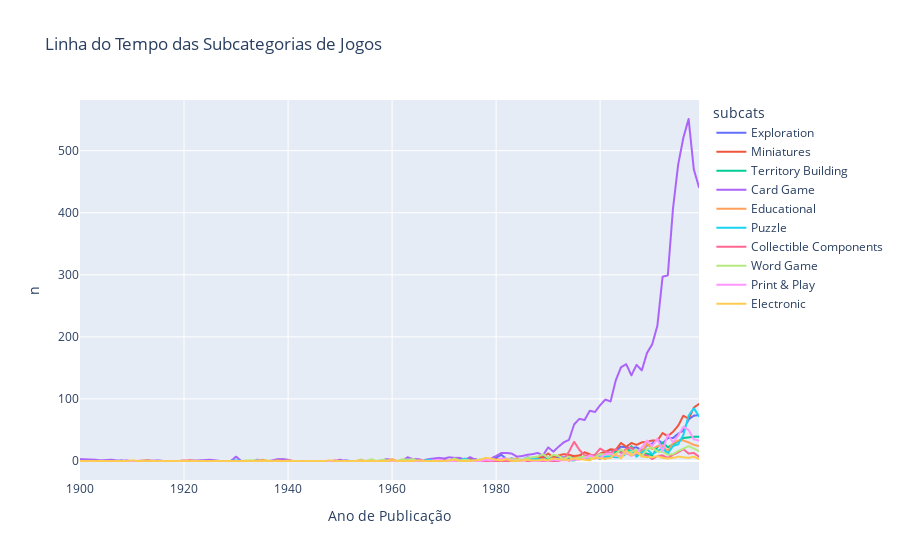

The cell this chart's notebook holds for it:
### Code cell
df_long_sub = games_subcat.melt(id_vars = 'YearPublished',
                            value_vars = ['Exploration', 'Miniatures', 'Territory Building', 'Card Game',
                                        'Educational', 'Puzzle', 'Collectible Components', 'Word Game',
                                        'Print & Play', 'Electronic'],
                            var_name = 'subcats',
                            value_name = 'n')

fig2 = px.line(df_long_sub, x='YearPublished', y='n', color='subcats', 
              title='Linha do Tempo das Subcategorias de Jogos',
              labels={'YearPublished': 'Ano de Publicação', 'Count': 'Quantidade de Jogos'})

fig2.show()

### Figure 1 — Plotly figure (JSON) as saved in the notebook; plotly's stock layout.template omitted (floating-point values rounded to 4 significant figures)
{"data": [{"hovertemplate": "subcats=Exploration<br>Ano de Publicação=%{x}<br>n=%{y}<extra></extra>", "legendgroup": "Exploration", "line": {"color": "#636efa", "dash": "solid"}, "marker": {"symbol": "circle"}, "mode": "lines", "name": "Exploration", "showlegend": true, "type": "scattergl", "x": [1900, 1903, 1904, 1906, 1908, 1909, 1910, 1911, 1913, 1915, 1916, 1919, 1920, 1921, 1925, 1927, 1929, 1930, 1931, 1932, 1933, 1934, 1935, 1936, 1937, 1938, 1939, 1940, 1941, 1942, 1943, 1945, 1946, 1947, 1948, 1949, 1950, 1951, 1952, 1953, 1954, 1955, 1956, 1957, 1958, 1959, 1960, 1961, 1962, 1963, 1964, 1965, 1966, 1967, 1968, 1969, 1970, 1971, 1972, 1973, 1974, 1975, 1976, 1977, 1978, 1979, 1980, 1981, 1982, 1983, 1984, 1985, 1986, 1987, 1988, 1989, 1990, 1991, 1992, 1993, 1994, 1995, 1996, 1997, 1998, 1999, 2000, 2001, 2002, 2003, 2004, 2005, 2006, 2007, 2008, 2009, 2010, 2011, 2012, 2013, 2014, 2015, 2016, 2017, 2018, 2019], "xaxis": "x", "y": [0, 0, 0, 0, 1, 0, 0, 0, 0, 0, 0, 0, 0, 0, 0, 0, 0, 0, 0, 0, 0, 0, 0, 0, 0, 0, 0, 0, 0, 0, 0, 0, 0, 0, 0, 0, 0, 1, 0, 0, 0, 0, 0, 0, 0, 0, 0, 0, 0, 0, 1, 0, 1, 1, 0, 0, 1, 1, 1, 1, 0, 3, 3, 0, 4, 4, 5, 10, 3, 4, 3, 2, 6, 5, 3, 6, 6, 7, 6, 6, 5, 6, 9, 4, 6, 7, 3, 15, 18, 16, 23, 22, 21, 22, 17, 25, 28, 35, 28, 37, 37, 44, 49, 67, 73, 74], "yaxis": "y"}, {"hovertemplate": "subcats=Miniatures<br>Ano de Publicação=%{x}<br>n=%{y}<extra></extra>", "legendgroup": "Miniatures", "line": {"color": "#EF553B", "dash": "solid"}, "marker": {"symbol": "circle"}, "mode": "lines", "name": "Miniatures", "showlegend": true, "type": "scattergl", "x": [1900, 1903, 1904, 1906, 1908, 1909, 1910, 1911, 1913, 1915, 1916, 1919, 1920, 1921, 1925, 1927, 1929, 1930, 1931, 1932, 1933, 1934, 1935, 1936, 1937, 1938, 1939, 1940, 1941, 1942, 1943, 1945, 1946, 1947, 1948, 1949, 1950, 1951, 1952, 1953, 1954, 1955, 1956, 1957, 1958, 1959, 1960, 1961, 1962, 1963, 1964, 1965, 1966, 1967, 1968, 1969, 1970, 1971, 1972, 1973, 1974, 1975, 1976, 1977, 1978, 1979, 1980, 1981, 1982, 1983, 1984, 1985, 1986, 1987, 1988, 1989, 1990, 1991, 1992, 1993, 1994, 1995, 1996, 1997, 1998, 1999, 2000, 2001, 2002, 2003, 2004, 2005, 2006, 2007, 2008, 2009, 2010, 2011, 2012, 2013, 2014, 2015, 2016, 2017, 2018, 2019], "xaxis": "x", "y": [0, 0, 0, 0, 0, 0, 0, 0, 1, 0, 0, 0, 0, 1, 0, 0, 0, 0, 0, 0, 0, 0, 0, 0, 0, 0, 0, 1, 0, 0, 0, 0, 0, 0, 0, 0, 0, 0, 0, 0, 0, 0, 0, 0, 0, 0, 0, 0, 1, 0, 0, 0, 0, 1, 0, 0, 0, 1, 0, 2, 0, 3, 1, 2, 3, 2, 3, 3, 2, 3, 0, 2, 5, 4, 6, 6, 12, 6, 9, 11, 10, 8, 9, 14, 11, 6, 12, 15, 19, 18, 29, 23, 29, 26, 30, 31, 33, 33, 45, 40, 47, 57, 73, 68, 86, 92], "yaxis": "y"}, {"hovertemplate": "subcats=Territory Building<br>Ano de Publicação=%{x}<br>n=%{y}<extra></extra>", "legendgroup": "Territory Building", "line": {"color": "#00cc96", "dash": "solid"}, "marker": {"symbol": "circle"}, "mode": "lines", "name": "Territory Building", "showlegend": true, "type": "scattergl", "x": [1900, 1903, 1904, 1906, 1908, 1909, 1910, 1911, 1913, 1915, 1916, 1919, 1920, 1921, 1925, 1927, 1929, 1930, 1931, 1932, 1933, 1934, 1935, 1936, 1937, 1938, 1939, 1940, 1941, 1942, 1943, 1945, 1946, 1947, 1948, 1949, 1950, 1951, 1952, 1953, 1954, 1955, 1956, 1957, 1958, 1959, 1960, 1961, 1962, 1963, 1964, 1965, 1966, 1967, 1968, 1969, 1970, 1971, 1972, 1973, 1974, 1975, 1976, 1977, 1978, 1979, 1980, 1981, 1982, 1983, 1984, 1985, 1986, 1987, 1988, 1989, 1990, 1991, 1992, 1993, 1994, 1995, 1996, 1997, 1998, 1999, 2000, 2001, 2002, 2003, 2004, 2005, 2006, 2007, 2008, 2009, 2010, 2011, 2012, 2013, 2014, 2015, 2016, 2017, 2018, 2019], "xaxis": "x", "y": [0, 0, 0, 0, 0, 0, 0, 0, 0, 0, 0, 0, 0, 0, 0, 0, 0, 0, 0, 0, 0, 0, 0, 0, 0, 0, 0, 0, 0, 0, 0, 0, 0, 0, 0, 0, 0, 0, 0, 0, 0, 0, 0, 0, 0, 1, 0, 0, 0, 0, 1, 0, 0, 1, 1, 0, 1, 0, 1, 0, 0, 0, 0, 0, 2, 1, 0, 1, 0, 1, 0, 1, 5, 1, 0, 0, 4, 1, 0, 2, 1, 1, 3, 3, 2, 9, 5, 5, 6, 15, 15, 12, 24, 10, 11, 12, 9, 22, 30, 22, 27, 32, 37, 38, 39, 39], "yaxis": "y"}, {"hovertemplate": "subcats=Card Game<br>Ano de Publicação=%{x}<br>n=%{y}<extra></extra>", "legendgroup": "Card Game", "line": {"color": "#ab63fa", "dash": "solid"}, "marker": {"symbol": "circle"}, "mode": "lines", "name": "Card Game", "showlegend": true, "type": "scattergl", "x": [1900, 1903, 1904, 1906, 1908, 1909, 1910, 1911, 1913, 1915, 1916, 1919, 1920, 1921, 1925, 1927, 1929, 1930, 1931, 1932, 1933, 1934, 1935, 1936, 1937, 1938, 1939, 1940, 1941, 1942, 1943, 1945, 1946, 1947, 1948, 1949, 1950, 1951, 1952, 1953, 1954, 1955, 1956, 1957, 1958, 1959, 1960, 1961, 1962, 1963, 1964, 1965, 1966, 1967, 1968, 1969, 1970, 1971, 1972, 1973, 1974, 1975, 1976, 1977, 1978, 1979, 1980, 1981, 1982, 1983, 1984, 1985, 1986, 1987, 1988, 1989, 1990, 1991, 1992, 1993, 1994, 1995, 1996, 1997, 1998, 1999, 2000, 2001, 2002, 2003, 2004, 2005, 2006, 2007, 2008, 2009, 2010, 2011, 2012, 2013, 2014, 2015, 2016, 2017, 2018, 2019], "xaxis": "x", "y": [3, 2, 1, 2, 0, 1, 0, 0, 0, 1, 0, 0, 0, 0, 2, 0, 0, 7, 0, 1, 0, 2, 1, 0, 1, 3, 3, 2, 0, 0, 0, 0, 0, 0, 0, 0, 2, 0, 0, 0, 2, 0, 2, 0, 1, 3, 2, 0, 1, 6, 3, 3, 1, 3, 4, 5, 4, 6, 5, 5, 2, 6, 2, 2, 5, 4, 8, 13, 13, 12, 7, 8, 10, 11, 13, 9, 22, 15, 23, 30, 34, 59, 68, 66, 81, 79, 90, 99, 96, 130, 151, 156, 138, 155, 146, 174, 188, 218, 297, 299, 407, 478, 521, 551, 470, 441], "yaxis": "y"}, {"hovertemplate": "subcats=Educational<br>Ano de Publicação=%{x}<br>n=%{y}<extra></extra>", "legendgroup": "Educational", "line": {"color": "#FFA15A", "dash": "solid"}, "marker": {"symbol": "circle"}, "mode": "lines", "name": "Educational", "showlegend": true, "type": "scattergl", "x": [1900, 1903, 1904, 1906, 1908, 1909, 1910, 1911, 1913, 1915, 1916, 1919, 1920, 1921, 1925, 1927, 1929, 1930, 1931, 1932, 1933, 1934, 1935, 1936, 1937, 1938, 1939, 1940, 1941, 1942, 1943, 1945, 1946, 1947, 1948, 1949, 1950, 1951, 1952, 1953, 1954, 1955, 1956, 1957, 1958, 1959, 1960, 1961, 1962, 1963, 1964, 1965, 1966, 1967, 1968, 1969, 1970, 1971, 1972, 1973, 1974, 1975, 1976, 1977, 1978, 1979, 1980, 1981, 1982, 1983, 1984, 1985, 1986, 1987, 1988, 1989, 1990, 1991, 1992, 1993, 1994, 1995, 1996, 1997, 1998, 1999, 2000, 2001, 2002, 2003, 2004, 2005, 2006, 2007, 2008, 2009, 2010, 2011, 2012, 2013, 2014, 2015, 2016, 2017, 2018, 2019], "xaxis": "x", "y": [0, 0, 0, 0, 0, 0, 1, 0, 0, 0, 0, 0, 0, 0, 0, 0, 0, 0, 0, 0, 0, 0, 2, 1, 0, 1, 0, 1, 0, 0, 0, 0, 0, 0, 0, 0, 0, 0, 0, 0, 2, 0, 2, 0, 0, 1, 3, 0, 0, 1, 1, 1, 1, 1, 0, 0, 1, 0, 2, 1, 2, 1, 0, 0, 3, 1, 0, 2, 2, 3, 4, 0, 3, 4, 3, 3, 1, 1, 2, 5, 0, 5, 6, 3, 5, 4, 6, 3, 12, 9, 8, 11, 14, 17, 15, 28, 19, 24, 24, 16, 29, 33, 33, 30, 26, 24], "yaxis": "y"}, {"hovertemplate": "subcats=Puzzle<br>Ano de Publicação=%{x}<br>n=%{y}<extra></extra>", "legendgroup": "Puzzle", "line": {"color": "#19d3f3", "dash": "solid"}, "marker": {"symbol": "circle"}, "mode": "lines", "name": "Puzzle", "showlegend": true, "type": "scattergl", "x": [1900, 1903, 1904, 1906, 1908, 1909, 1910, 1911, 1913, 1915, 1916, 1919, 1920, 1921, 1925, 1927, 1929, 1930, 1931, 1932, 1933, 1934, 1935, 1936, 1937, 1938, 1939, 1940, 1941, 1942, 1943, 1945, 1946, 1947, 1948, 1949, 1950, 1951, 1952, 1953, 1954, 1955, 1956, 1957, 1958, 1959, 1960, 1961, 1962, 1963, 1964, 1965, 1966, 1967, 1968, 1969, 1970, 1971, 1972, 1973, 1974, 1975, 1976, 1977, 1978, 1979, 1980, 1981, 1982, 1983, 1984, 1985, 1986, 1987, 1988, 1989, 1990, 1991, 1992, 1993, 1994, 1995, 1996, 1997, 1998, 1999, 2000, 2001, 2002, 2003, 2004, 2005, 2006, 2007, 2008, 2009, 2010, 2011, 2012, 2013, 2014, 2015, 2016, 2017, 2018, 2019], "xaxis": "x", "y": [0, 0, 0, 0, 0, 0, 0, 0, 0, 0, 0, 0, 0, 0, 0, 0, 0, 1, 0, 0, 0, 0, 0, 0, 0, 0, 0, 0, 0, 0, 0, 0, 0, 0, 0, 0, 0, 0, 0, 0, 0, 0, 1, 0, 2, 0, 0, 0, 0, 1, 0, 0, 0, 2, 1, 1, 0, 1, 2, 1, 4, 1, 0, 2, 2, 0, 2, 3, 3, 3, 1, 1, 3, 4, 3, 2, 1, 4, 1, 1, 2, 2, 2, 5, 5, 8, 7, 7, 7, 6, 6, 12, 17, 7, 14, 19, 11, 16, 21, 12, 24, 27, 42, 73, 85, 72], "yaxis": "y"}, {"hovertemplate": "subcats=Collectible Components<br>Ano de Publicação=%{x}<br>n=%{y}<extra></extra>", "legendgroup": "Collectible Components", "line": {"color": "#FF6692", "dash": "solid"}, "marker": {"symbol": "circle"}, "mode": "lines", "name": "Collectible Components", "showlegend": true, "type": "scattergl", "x": [1900, 1903, 1904, 1906, 1908, 1909, 1910, 1911, 1913, 1915, 1916, 1919, 1920, 1921, 1925, 1927, 1929, 1930, 1931, 1932, 1933, 1934, 1935, 1936, 1937, 1938, 1939, 1940, 1941, 1942, 1943, 1945, 1946, 1947, 1948, 1949, 1950, 1951, 1952, 1953, 1954, 1955, 1956, 1957, 1958, 1959, 1960, 1961, 1962, 1963, 1964, 1965, 1966, 1967, 1968, 1969, 1970, 1971, 1972, 1973, 1974, 1975, 1976, 1977, 1978, 1979, 1980, 1981, 1982, 1983, 1984, 1985, 1986, 1987, 1988, 1989, 1990, 1991, 1992, 1993, 1994, 1995, 1996, 1997, 1998, 1999, 2000, 2001, 2002, 2003, 2004, 2005, 2006, 2007, 2008, 2009, 2010, 2011, 2012, 2013, 2014, 2015, 2016, 2017, 2018, 2019], "xaxis": "x", "y": [0, 0, 0, 0, 0, 0, 0, 0, 0, 0, 0, 0, 1, 0, 0, 0, 0, 0, 0, 0, 0, 0, 0, 0, 0, 0, 0, 0, 0, 0, 0, 0, 0, 0, 0, 1, 0, 0, 0, 0, 0, 0, 0, 0, 0, 0, 0, 0, 0, 0, 0, 0, 0, 0, 0, 0, 1, 0, 0, 0, 1, 0, 0, 0, 0, 0, 0, 0, 0, 0, 0, 1, 0, 0, 0, 0, 0, 0, 0, 2, 15, 31, 18, 9, 9, 10, 20, 15, 13, 19, 13, 19, 22, 12, 11, 9, 3, 8, 9, 5, 10, 14, 19, 12, 13, 7], "yaxis": "y"}, {"hovertemplate": "subcats=Word Game<br>Ano de Publicação=%{x}<br>n=%{y}<extra></extra>", "legendgroup": "Word Game", "line": {"color": "#B6E880", "dash": "solid"}, "marker": {"symbol": "circle"}, "mode": "lines", "name": "Word Game", "showlegend": true, "type": "scattergl", "x": [1900, 1903, 1904, 1906, 1908, 1909, 1910, 1911, 1913, 1915, 1916, 1919, 1920, 1921, 1925, 1927, 1929, 1930, 1931, 1932, 1933, 1934, 1935, 1936, 1937, 1938, 1939, 1940, 1941, 1942, 1943, 1945, 1946, 1947, 1948, 1949, 1950, 1951, 1952, 1953, 1954, 1955, 1956, 1957, 1958, 1959, 1960, 1961, 1962, 1963, 1964, 1965, 1966, 1967, 1968, 1969, 1970, 1971, 1972, 1973, 1974, 1975, 1976, 1977, 1978, 1979, 1980, 1981, 1982, 1983, 1984, 1985, 1986, 1987, 1988, 1989, 1990, 1991, 1992, 1993, 1994, 1995, 1996, 1997, 1998, 1999, 2000, 2001, 2002, 2003, 2004, 2005, 2006, 2007, 2008, 2009, 2010, 2011, 2012, 2013, 2014, 2015, 2016, 2017, 2018, 2019], "xaxis": "x", "y": [0, 0, 0, 0, 0, 0, 1, 0, 0, 0, 0, 0, 0, 0, 0, 0, 0, 0, 0, 1, 1, 1, 0, 1, 0, 0, 0, 0, 0, 0, 0, 0, 0, 0, 1, 0, 0, 0, 0, 0, 1, 0, 3, 0, 2, 1, 0, 0, 3, 2, 3, 0, 0, 0, 1, 2, 0, 1, 4, 1, 2, 1, 1, 3, 4, 1, 2, 2, 4, 3, 2, 2, 5, 6, 7, 11, 5, 10, 8, 3, 7, 3, 6, 7, 5, 6, 11, 11, 10, 11, 19, 11, 15, 18, 8, 19, 22, 15, 15, 10, 11, 16, 20, 24, 20, 16], "yaxis": "y"}, {"hovertemplate": "subcats=Print & Play<br>Ano de Publicação=%{x}<br>n=%{y}<extra></extra>", "legendgroup": "Print & Play", "line": {"color": "#FF97FF", "dash": "solid"}, "marker": {"symbol": "circle"}, "mode": "lines", "name": "Print & Play", "showlegend": true, "type": "scattergl", "x": [1900, 1903, 1904, 1906, 1908, 1909, 1910, 1911, 1913, 1915, 1916, 1919, 1920, 1921, 1925, 1927, 1929, 1930, 1931, 1932, 1933, 1934, 1935, 1936, 1937, 1938, 1939, 1940, 1941, 1942, 1943, 1945, 1946, 1947, 1948, 1949, 1950, 1951, 1952, 1953, 1954, 1955, 1956, 1957, 1958, 1959, 1960, 1961, 1962, 1963, 1964, 1965, 1966, 1967, 1968, 1969, 1970, 1971, 1972, 1973, 1974, 1975, 1976, 1977, 1978, 1979, 1980, 1981, 1982, 1983, 1984, 1985, 1986, 1987, 1988, 1989, 1990, 1991, 1992, 1993, 1994, 1995, 1996, 1997, 1998, 1999, 2000, 2001, 2002, 2003, 2004, 2005, 2006, 2007, 2008, 2009, 2010, 2011, 2012, 2013, 2014, 2015, 2016, 2017, 2018, 2019], "xaxis": "x", "y": [0, 0, 0, 0, 0, 0, 0, 0, 0, 0, 0, 0, 0, 0, 0, 0, 0, 0, 0, 0, 0, 0, 0, 0, 0, 0, 0, 0, 0, 0, 0, 0, 0, 0, 0, 0, 0, 0, 0, 0, 0, 0, 0, 0, 0, 0, 0, 0, 0, 0, 0, 0, 0, 0, 1, 2, 0, 0, 0, 0, 0, 0, 0, 0, 2, 1, 2, 4, 4, 1, 0, 0, 2, 0, 0, 1, 0, 2, 1, 1, 1, 2, 2, 4, 9, 6, 5, 11, 12, 8, 9, 13, 8, 13, 22, 33, 24, 36, 16, 43, 30, 41, 55, 50, 35, 33], "yaxis": "y"}, {"hovertemplate": "subcats=Electronic<br>Ano de Publicação=%{x}<br>n=%{y}<extra></extra>", "legendgroup": "Electronic", "line": {"color": "#FECB52", "dash": "solid"}, "marker": {"symbol": "circle"}, "mode": "lines", "name": "Electronic", "showlegend": true, "type": "scattergl", "x": [1900, 1903, 1904, 1906, 1908, 1909, 1910, 1911, 1913, 1915, 1916, 1919, 1920, 1921, 1925, 1927, 1929, 1930, 1931, 1932, 1933, 1934, 1935, 1936, 1937, 1938, 1939, 1940, 1941, 1942, 1943, 1945, 1946, 1947, 1948, 1949, 1950, 1951, 1952, 1953, 1954, 1955, 1956, 1957, 1958, 1959, 1960, 1961, 1962, 1963, 1964, 1965, 1966, 1967, 1968, 1969, 1970, 1971, 1972, 1973, 1974, 1975, 1976, 1977, 1978, 1979, 1980, 1981, 1982, 1983, 1984, 1985, 1986, 1987, 1988, 1989, 1990, 1991, 1992, 1993, 1994, 1995, 1996, 1997, 1998, 1999, 2000, 2001, 2002, 2003, 2004, 2005, 2006, 2007, 2008, 2009, 2010, 2011, 2012, 2013, 2014, 2015, 2016, 2017, 2018, 2019], "xaxis": "x", "y": [0, 0, 0, 0, 0, 0, 1, 0, 0, 0, 0, 0, 0, 0, 0, 0, 0, 0, 0, 0, 0, 0, 0, 0, 0, 0, 0, 0, 0, 0, 0, 0, 0, 0, 1, 0, 0, 0, 0, 0, 0, 0, 0, 0, 0, 0, 1, 0, 0, 0, 0, 1, 0, 0, 0, 0, 0, 1, 2, 0, 0, 0, 1, 2, 5, 4, 2, 1, 3, 0, 0, 1, 2, 1, 1, 2, 1, 4, 3, 2, 2, 4, 3, 2, 1, 6, 4, 4, 5, 12, 4, 17, 9, 15, 7, 6, 6, 8, 5, 4, 5, 7, 6, 5, 7, 3], "yaxis": "y"}], "layout": {"legend": {"title": {"text": "subcats"}, "tracegroupgap": 0}, "title": {"text": "Linha do Tempo das Subcategorias de Jogos"}, "xaxis": {"anchor": "y", "domain": [0, 1], "title": {"text": "Ano de Publicação"}}, "yaxis": {"anchor": "x", "domain": [0, 1], "title": {"text": "n"}}}}
